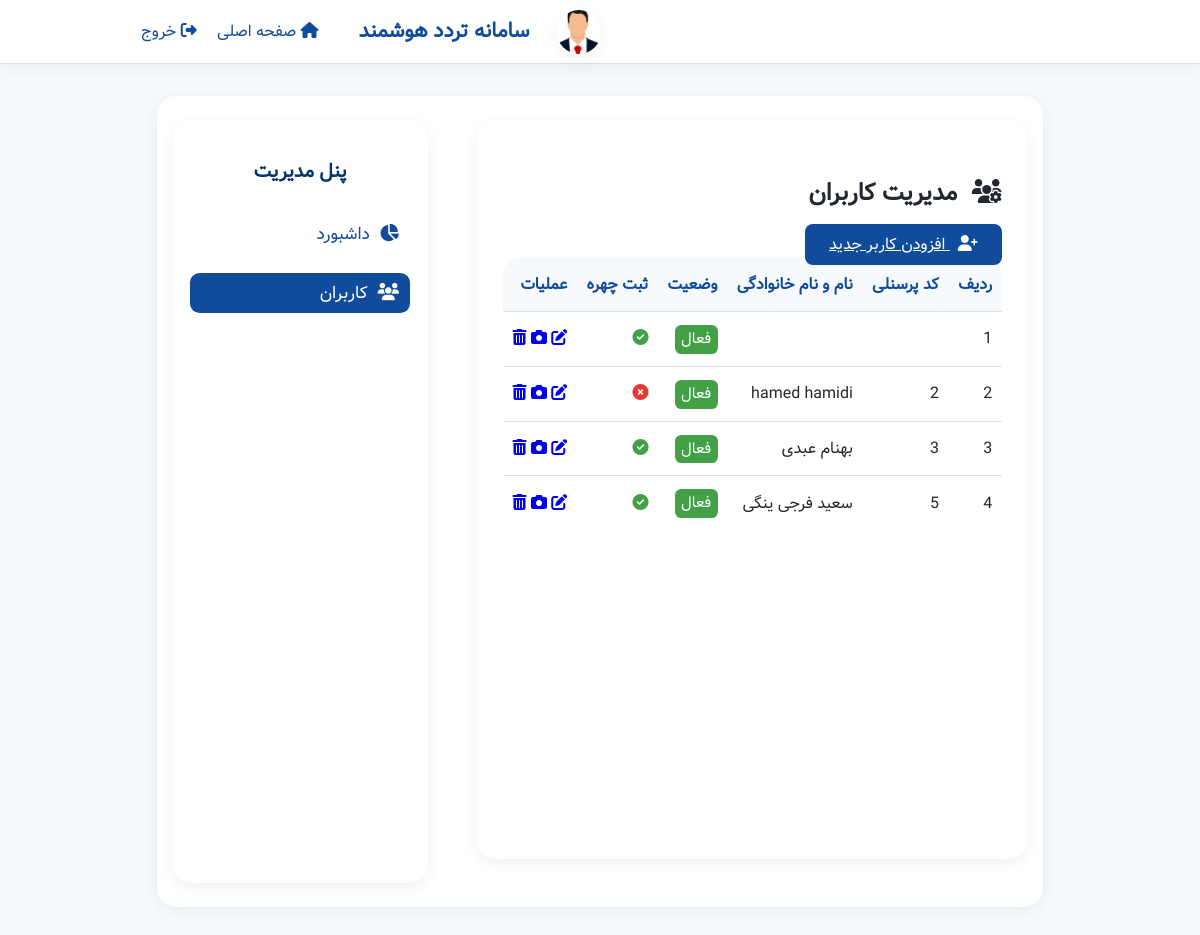
Page /management/users/ (signed in) on the committed database.
### users/models.py (models this page shows, shortened)
class CustomUser(AbstractUser):
    personnel_code = models.CharField("کد پرسنلی", max_length=20, unique=True)
    national_id    = models.CharField("کد ملی", max_length=10, unique=True)
    face_encoding  = models.BinaryField(null=True, blank=True)
    face_image = models.ImageField("تصویر چهره", upload_to="faces/", null=True, blank=True)

### core/views.py (the view)
# urls.py: path("management/users/",                views.management_users,               name="management_users"),
@login_required
@staff_required
def management_users(request):
    if not request.session.get("face_verified"):
        return redirect("management_face_check")
    users = User.objects.all()
    return render(request, "core/management_users.html", {"users": users})

### templates/core/management_users.html (shortened to what this page needs)
{% extends "core/base_management.html" %}
{% block management_content %}
<h2 style="text-align:right;">
  <i class="fas fa-users-cog" style="margin-left:0.5rem;"></i>
  مدیریت کاربران
</h2>
<a class="btn" href="{% url 'user_add' %}" style="margin-bottom:1.4rem;">
  <i class="fas fa-user-plus" style="margin-left:0.5rem;"></i> افزودن کاربر جدید
</a>
<table class="management-table">
  <thead>
    <tr>
      <th>ردیف</th>
      <th>کد پرسنلی</th>
      <th>نام و نام خانوادگی</th>
      <th>وضعیت</th>
      <th>ثبت چهره</th>
      <th>عملیات</th>
    </tr>
  </thead>
  <tbody>
    {% for user in users %}
      <tr>
        <td>{{ forloop.counter }}</td>
        <td>{{ user.personnel_code }}</td>
        <td>{{ user.get_full_name }}</td>
        <td>
          {% if user.is_active %}
            <span class="alert-success" style="padding:0.15rem 0.4rem;font-size:0.95em;">فعال</span>
          {% else %}
            <span class="alert-error" style="padding:0.15rem 0.4rem;font-size:0.95em;">غیرفعال</span>
          {% endif %}
        </td>
        <td>
          {% if user.face_encoding %}
            <i class="fa fa-check-circle" style="color: var(--color-secondary);"></i>
          {% else %}
            <i class="fa fa-times-circle" style="color: var(--color-error);"></i>
          {% endif %}
        </td>
        <td>
          <a href="{% url 'user_update' user.pk %}" title="ویرایش"><i class="fas fa-edit"></i></a>
          <a href="{% url 'register_face_page_for_user' user.pk %}" title="ثبت چهره"><i class="fas fa-camera"></i></a>
          <a href="{% url 'user_delete' user.pk %}" title="حذف"><i class="fas fa-trash-alt"></i></a>
        </td>
      </tr>
    {% empty %}
      <tr><td colspan="6">هیچ کاربری یافت نشد</td></tr>
    {% endfor %}
  </tbody>
</table>
{% endblock %}

### templates/core/base_management.html
{% extends "core/base.html" %}
{% load static %}
{% block extra_css %}
<link rel="stylesheet" href="{% static 'core/management.css' %}">
{% endblock %}
{% block content %}
<div class="management-layout">
  <aside class="management-sidebar">
    <div class="sidebar-title">پنل مدیریت</div>
    <nav>
      <a href="{% url 'management_dashboard' %}" class="{% if request.resolver_match.url_name == 'management_dashboard' %}active{% endif %}">
        <i class="fas fa-chart-pie"></i> داشبورد
      </a>
      <a href="{% url 'management_users' %}" class="{% if request.resolver_match.url_name == 'management_users' %}active{% endif %}">
        <i class="fas fa-users"></i> کاربران
      </a>
    </nav>
  </aside>
  <section class="management-content">
    {% block management_content %}{% endblock %}
  </section>
</div>
{% endblock %}

### templates/core/base.html (shortened to what this page needs)
{% load static %}
<!DOCTYPE html>
<html lang="fa" dir="rtl">
<head>
  <link rel="stylesheet" href="{% static 'core/global.css' %}" />
  <link rel="stylesheet" href="{% static 'fonts/vazir.ttf' %}" as="font" type="font/ttf" crossorigin />
  <link rel="stylesheet" href="https://cdnjs.cloudflare.com/ajax/libs/font-awesome/6.4.2/css/all.min.css" />
  {% block extra_css %}{% endblock %}
</head>
<body>
  <header class="site-header">
    <div class="header-inner">
      <img src="{% static 'core/logo.png' %}" alt="لوگو" class="site-logo" />
      <span class="site-title">سامانه تردد هوشمند</span>
      {% if user.is_authenticated %}
        <nav>
          <a href="{% url 'home' %}"><i class="fas fa-home"></i> صفحه اصلی</a>
          <a href="{% url 'logout' %}"><i class="fas fa-sign-out-alt"></i> خروج</a>
        </nav>
      {% endif %}
    </div>
  </header>
  <main id="main-content">
    {% block content %}{% endblock %}
  </main>
  <footer class="site-footer">
  </footer>
</body>
</html>

### static/core/global.css (style rules this page uses)
:root { --color-bg: #f7fafd; --color-surface: #fff; --color-primary: #114c9c; --color-primary-dark: #08346c; --color-secondary: #43a047; --color-error: #e53935; --color-border: #e0e0e0; --color-text: #23272f; --color-muted: #7b8794; --radius: 1.2rem; --shadow: 0 4px 16px rgba(0,0,0,0.06); --transition: 0.2s cubic-bezier(.4,0,.2,1); }
html, body { height: 100%; margin: 0; padding: 0; font-family: 'Vazir', Tahoma, Arial, sans-serif; background: var(--color-bg); color: var(--color-text); transition: background 0.2s, color 0.2s; direction: rtl; }
body { min-height: 100vh; display: flex; flex-direction: column; }
.site-header { background: var(--color-surface); border-bottom: 1px solid var(--color-border); box-shadow: var(--shadow); padding: 0.6rem 0; }
.header-inner { max-width: 950px; margin: 0 auto; display: flex; align-items: center; gap: 1rem; justify-content: flex-end; }
.site-logo { width: 44px; height: 44px; border-radius: 50%; background: #fff; box-shadow: var(--shadow); object-fit: cover; margin-left: 0.7rem; }
.site-title { font-size: 1.3rem; font-weight: 700; color: var(--color-primary); margin-left: 1.5rem; }
header nav a { color: var(--color-primary); margin-left: 1rem; font-weight: 500; text-decoration: none; transition: color var(--transition); }
#main-content { flex: 1; max-width: 950px; margin: 2rem auto 0 auto; padding: 1.5rem 1rem; background: var(--color-surface); border-radius: var(--radius); box-shadow: var(--shadow); }
.site-footer { text-align: center; padding: 1.5rem 0 1rem 0; color: var(--color-muted); font-size: 0.95rem; }
button, input[type="submit"], .btn { background: var(--color-primary); color: #fff; border: none; border-radius: 0.5rem; padding: 0.5rem 1.5rem; font-size: 1rem; cursor: pointer; margin: 0.25rem 0; box-shadow: 0 1px 4px rgba(0,0,0,0.04); transition: background var(--transition), color var(--transition); font-family: inherit; text-align: center; direction: rtl; }
.alert-success { background: var(--color-secondary); color: #fff; padding: 0.3rem 0.7rem; border-radius: 0.4rem; margin: 0.4rem 0; font-size: 0.99rem; text-align: center; }

### static/core/management.css (style rules this page uses)
.management-layout { display: flex; flex-direction: row-reverse; gap: 2rem; margin: 0; direction: rtl; }
.management-sidebar { width: 220px; min-width: 180px; background: var(--color-surface); border-radius: var(--radius); box-shadow: var(--shadow); padding: 2.3rem 1.1rem 1.4rem 1.1rem; display: flex; flex-direction: column; align-items: stretch; min-height: 88vh; margin-right: 1.1rem; margin-left: 0; }
.management-sidebar .sidebar-title { text-align: center; font-weight: 600; color: var(--color-primary-dark); font-size: 1.2rem; margin-bottom: 1.7rem; }
.management-sidebar nav { display: flex; flex-direction: column; gap: 1.2rem; }
.management-sidebar nav a { color: var(--color-primary); text-decoration: none; font-size: 1.08rem; font-weight: 500; padding: 0.4rem 0.7rem; border-radius: 0.6rem; transition: background 0.2s, color 0.2s; display: flex; align-items: center; gap: 0.6rem; }
.management-sidebar nav a.active, .management-sidebar nav a:hover { background: var(--color-primary); color: #fff; }
.management-content { flex: 1; background: var(--color-surface); border-radius: var(--radius); box-shadow: var(--shadow); padding: 2.2rem 1.6rem; min-width: 0; min-height: 82vh; margin-bottom: 1.5rem; overflow-x: auto; direction: rtl; }
.management-table { width: 100%; border-collapse: collapse; background: var(--color-surface); border-radius: var(--radius); overflow: hidden; margin-bottom: 2rem; direction: rtl; }
.management-table th, .management-table td { padding: 0.9rem 0.6rem; border-bottom: 1px solid var(--color-border); text-align: right; font-size: 1rem; }
.management-table th { background: var(--color-bg); color: var(--color-primary); font-weight: 600; }
.management-table tbody tr:last-child td { border-bottom: none; }

### rows in the picture
CustomUser: is_active "فعال"
CustomUser: personnel_code "2", get_full_name "hamed hamidi", is_active "فعال"
CustomUser: personnel_code "3", get_full_name "بهنام عبدی", is_active "فعال"
CustomUser: personnel_code "5", get_full_name "سعید فرجی ینگی", is_active "فعال"
